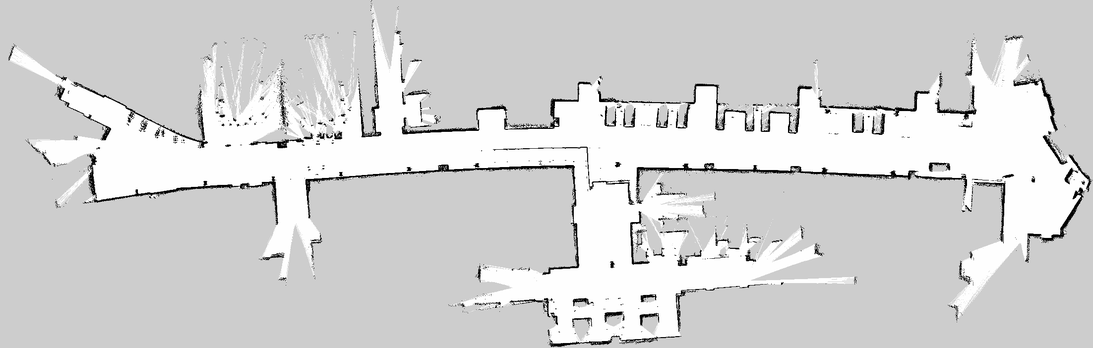
#> input picture maps/some_map.pgm, 1093 x 348 px, shrunk from 2204 x 702 before the run, found by its file name
$ python merge2_register.py
#> lines starting #> are read from the running program, lines starting #| are printed output that depends on the picture; after the words box and inside, x2 and y2 are one past the last pixel; in counts of white or black regions, pixels touching at a corner belong together
import numpy as np, cv2
from PIL import Image

M = '/home/ros/Documents/matrix_turtlebot/maps/'
A = np.array(Image.open(M + 'some_map.pgm'))            # reference
#> A is the input picture: shape (348, 1093); min 0, max 255, mean 211.9
B = np.array(Image.open(M + 'second_half_building.pgm'))  # to transform
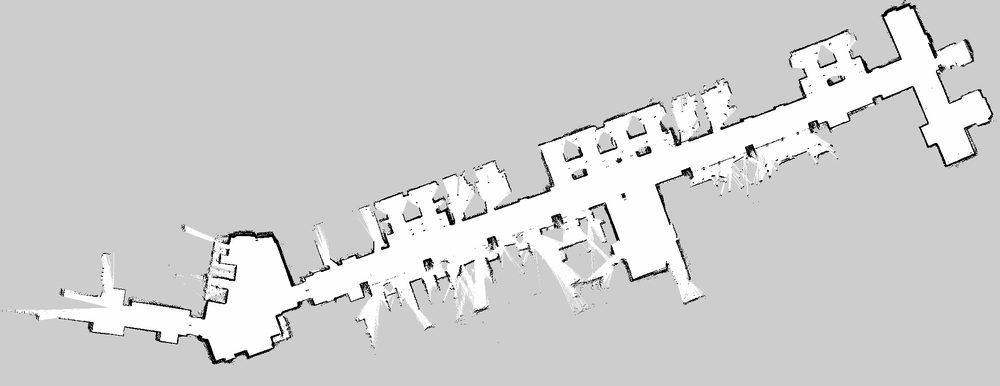
#> input picture maps/second_half_building.pgm, 1000 x 386 px, shrunk from 2017 x 778 before the run, found by its file name
#> B is the input picture: shape (386, 1000); min 0, max 255, mean 209.1

def masks(im):
    return (im < 100).astype(np.float32), (im > 240).astype(np.float32)  # occ, free

occA, freeA = masks(A)
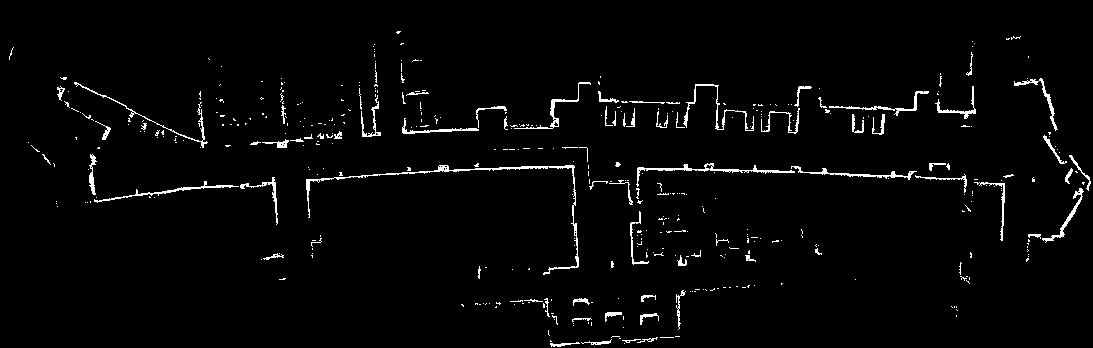
#> occA: shape (348, 1093) float32; values 0 (black) and 1 (white), 2.5% white in thin lines or dots, all inside (x1, y1, x2, y2) = (9, 31, 1091, 347)
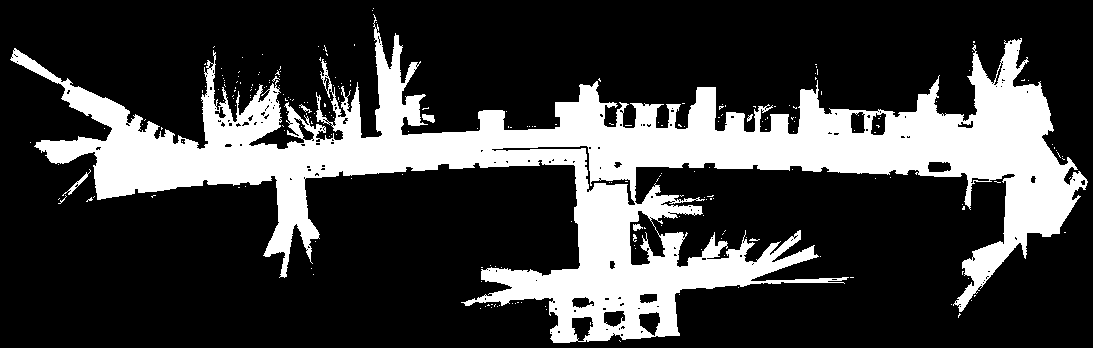
#> freeA: shape (348, 1093) float32; values 0 (black) and 1 (white), 24.6% white; 239 white regions (232 under 20 px), largest, box (x1, y1, x2, y2) and area: (10, 14, 1088, 343) 92582, (62, 169, 91, 196) 112, (422, 114, 435, 123) 78

def rotate_img(im, ang_deg, fill):
    h, w = im.shape
    # output canvas large enough for any rotation
    diag = int(np.ceil(np.hypot(h, w)))
    Mrot = cv2.getRotationMatrix2D((w/2, h/2), ang_deg, 1.0)
    Mrot[0, 2] += (diag - w) / 2
    Mrot[1, 2] += (diag - h) / 2
    return cv2.warpAffine(im, Mrot, (diag, diag), flags=cv2.INTER_NEAREST,
                          borderValue=fill), Mrot

def corr_peak(a, b):
    # full cross-correlation via FFT; returns peak score and offset of b rel to a
    sh = (a.shape[0] + b.shape[0] - 1, a.shape[1] + b.shape[1] - 1)
    fs = (1 << int(np.ceil(np.log2(sh[0]))), 1 << int(np.ceil(np.log2(sh[1]))))
    Fa = np.fft.rfft2(a, fs)
    Fb = np.fft.rfft2(b[::-1, ::-1], fs)
    c = np.fft.irfft2(Fa * Fb, fs)[:sh[0], :sh[1]]
    idx = np.unravel_index(np.argmax(c), c.shape)
    # offset: b placed at (dy, dx) in a-coords
    dy = idx[0] - (b.shape[0] - 1)
    dx = idx[1] - (b.shape[1] - 1)
    return c[idx], dy, dx

base = 18.4
results = []
for k in range(4):
    ang = base + 90 * k
    occB, _ = rotate_img((B < 100).astype(np.float32), -ang, 0)  # cv2 angle is CCW for y-down? test both signs
    s, dy, dx = corr_peak(occA, occB)
    results.append(('k=%d ang=%.1f sign=-' % (k, ang), s, dy, dx))
    occB2, _ = rotate_img((B < 100).astype(np.float32), ang, 0)
    s2, dy2, dx2 = corr_peak(occA, occB2)
    results.append(('k=%d ang=%.1f sign=+' % (k, ang), s2, dy2, dx2))
#> this loop made 4 passes
#> (s, s2, dy2, dx2) on passes 1 to 4: (654, 303, -455, 308), (303, 260, -464, -90), (700, 322, -310, 208), (285, 251, -200, 85)
#> pass 1, `occB, _ = rotate_img((B < 100).astype(np.float32), -ang, 0)`:
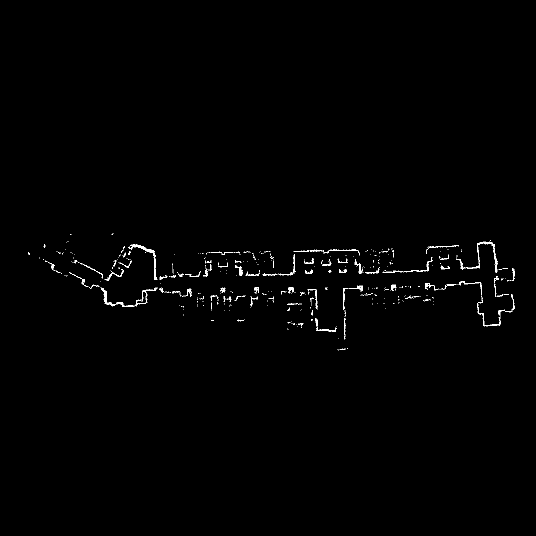
#> occB: shape (1072, 1072) float32 (shown at 1/2 size); values 0 (black) and 1 (white), 0.62% white in thin lines or dots, all inside (x1, y1, x2, y2) = (56, 467, 1030, 701)
#> pass 1, in corr_peak, `c = np.fft.irfft2(Fa * Fb, fs)[:sh[0], :sh[1]]`:
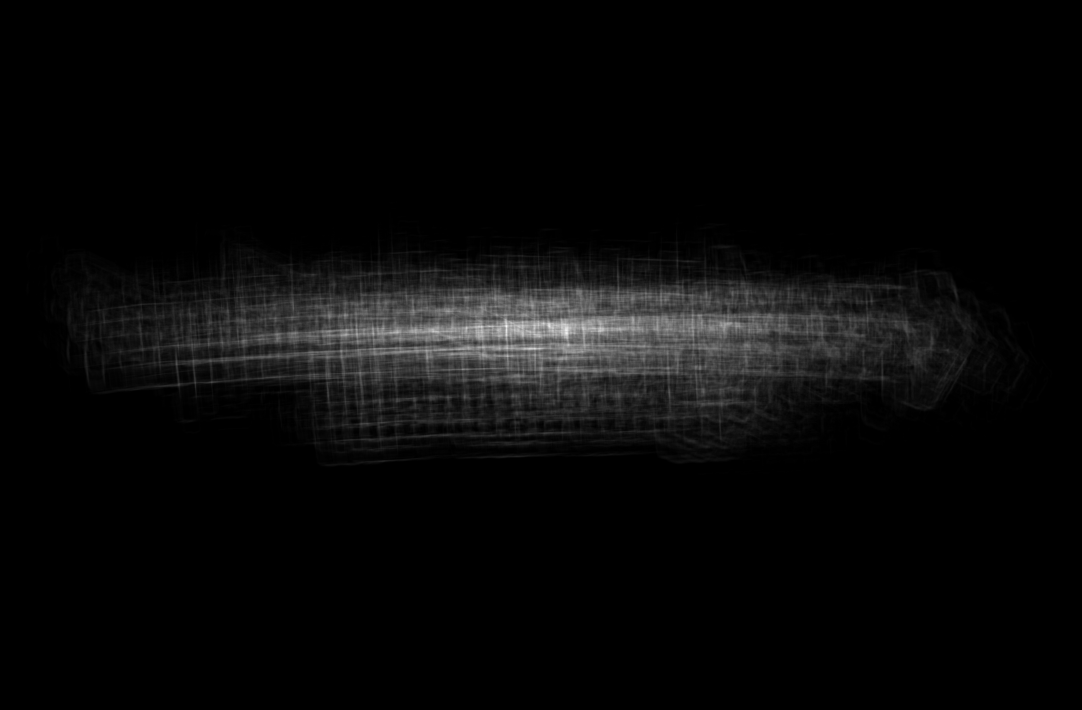
#> c: shape (1419, 2164) float64 (shown at 1/2 size); min -9.59e-14, max 654, mean 22.4; drawn with min black and max white
#> pass 1, `occB2, _ = rotate_img((B < 100).astype(np.float32), ang, 0)`:
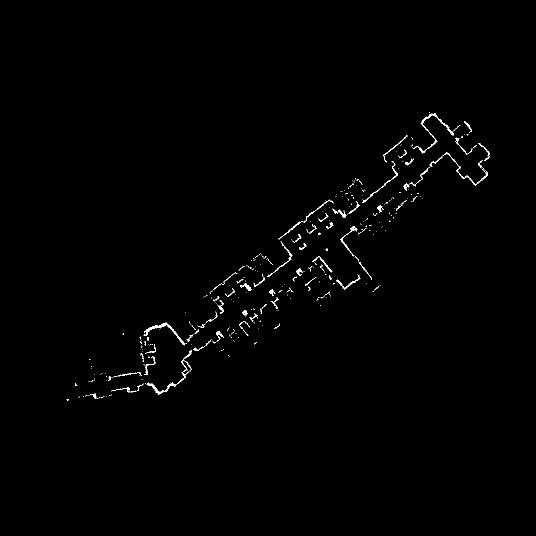
#> occB2: shape (1072, 1072) float32 (shown at 1/2 size); values 0 (black) and 1 (white), 0.63% white in thin lines or dots, all inside (x1, y1, x2, y2) = (133, 225, 980, 802)
#> pass 1, in corr_peak (call 2), `c = np.fft.irfft2(Fa * Fb, fs)[:sh[0], :sh[1]]`:
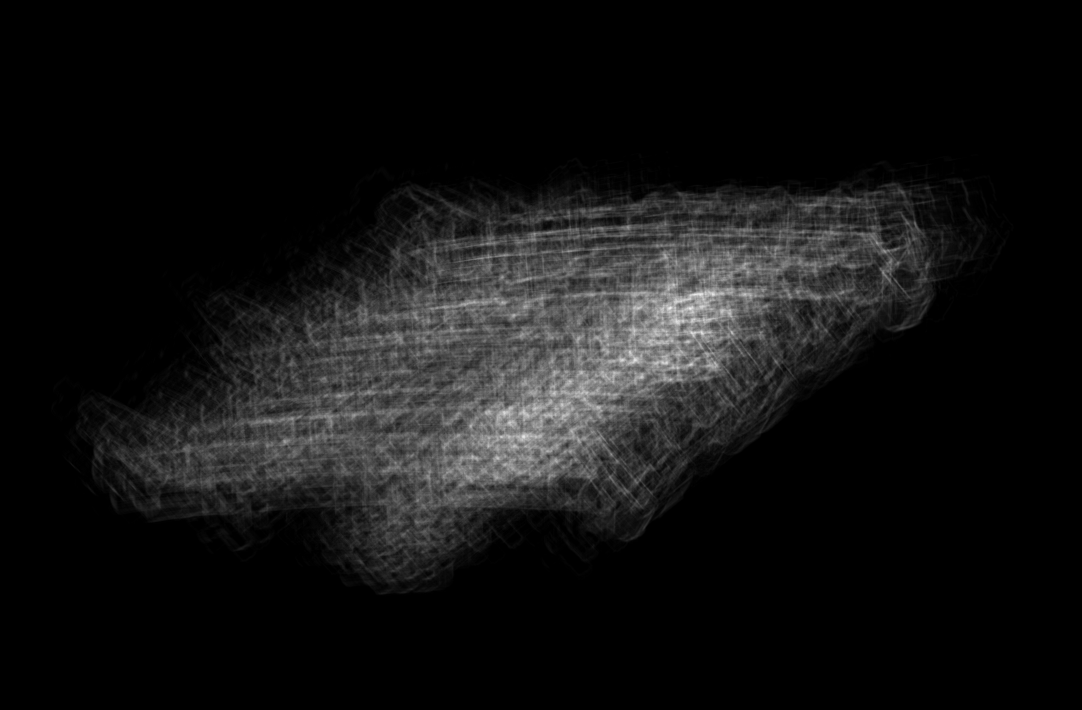
#> c: shape (1419, 2164) float64 (shown at 1/2 size); min -5.68e-14, max 303, mean 22.5; drawn with min black and max white
#> after the loop, results = 8 items

results.sort(key=lambda r: -r[1])
for r in results:
    print('%-22s score=%9.1f  dy=%5d dx=%5d' % r)
#> this loop made 8 passes
#> r on passes 1 to 8: ('k=2 ang=198.4 sign=-', 700, -360, 192), ('k=0 ang=18.4 sign=-', 654, -405, 62), ('k=2 ang=198.4 sign=+', 322, -310, 208), ('k=0 ang=18.4 sign=+', 303, -455, 308), ('k=1 ang=108.4 sign=-', 303, -184, 115), ('k=3 ang=288.4 sign=-', 285, -318, 26), ('k=1 ang=108.4 sign=+', 260, -464, -90), ('k=3 ang=288.4 sign=+', 251, -200, 85)
#| k=2 ang=198.4 sign=-   score=    700.0  dy= -360 dx=  192
#| k=0 ang=18.4 sign=-    score=    654.0  dy= -405 dx=   62
#| k=2 ang=198.4 sign=+   score=    322.0  dy= -310 dx=  208
#| k=0 ang=18.4 sign=+    score=    303.0  dy= -455 dx=  308
#| k=1 ang=108.4 sign=-   score=    303.0  dy= -184 dx=  115
#| k=3 ang=288.4 sign=-   score=    285.0  dy= -318 dx=   26
#| k=1 ang=108.4 sign=+   score=    260.0  dy= -464 dx=  -90
#| k=3 ang=288.4 sign=+   score=    251.0  dy= -200 dx=   85
